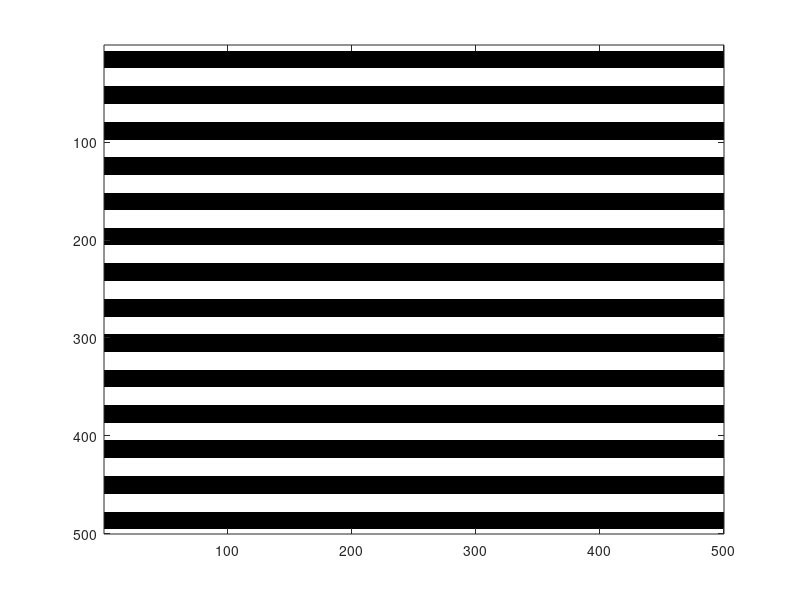

Reproduce this figure in MATLAB.
%%1-d grating
%Define parameters
N=500;%%Define size of the matrix
Angle=1;%Define angle of the second plane wave
V=0.5;%%Visibility controller
lambda=0.632*1e-6;%Define wavelength 

%Create sampled space 
    del=1*1e-6;%sampling
    x=-N/2:N/2-1;
    y=-N/2:N/2-1;
    [X,Y]=meshgrid(x*del,y*del); 

%Simulate interference
    A=V*exp(1i*(Y/lambda)*tand(Angle)*2*pi);
    B=V*exp(1i*2*pi);
    D=A+B;%Interference of the object and reference wave
    I=abs(D).*abs(D);

%%Construct grating
I1=im2bw(I);%Binarize the matrix
Grating=exp(1i*pi*I1);%Generate the phase grating

%Observation of the HOE
colormap(gray)
imagesc(angle(Grating))